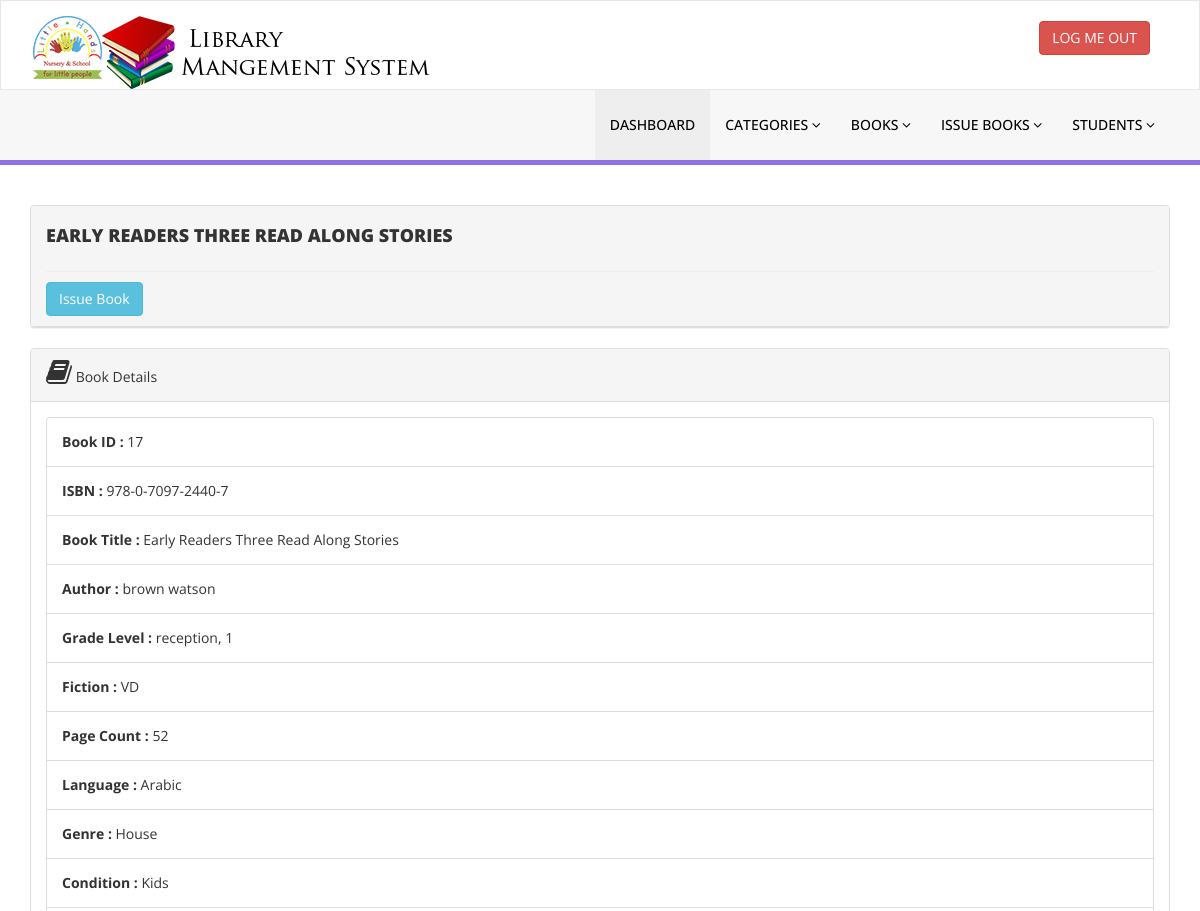
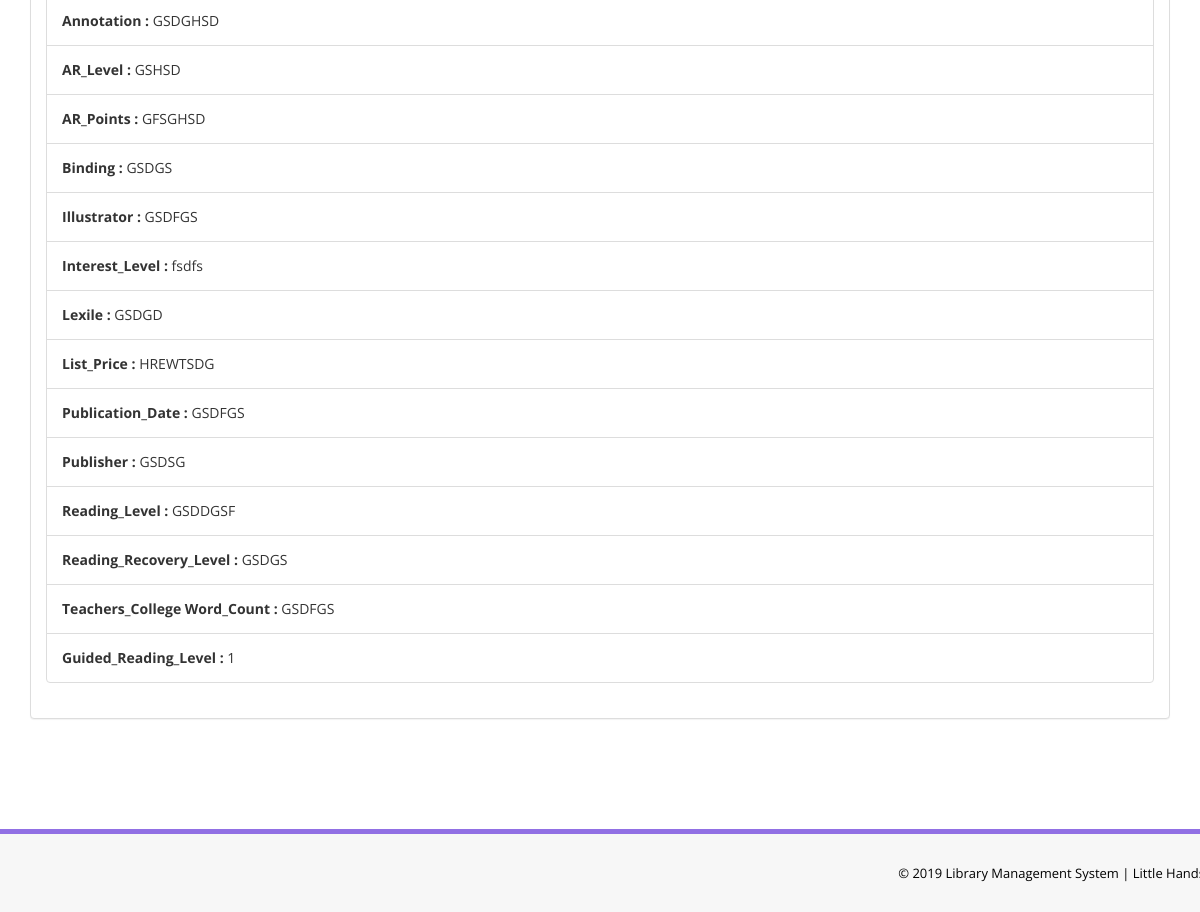
The page /book-details.php?bookID=17 (signed in) on the database its author committed (2 pictures, top to bottom).
### tables this page shows
CREATE TABLE IF NOT EXISTS `bookdetails` (
  `ID` int(10) NOT NULL,
  `bookID` int(20) NOT NULL,
  `Annotation` varchar(100) NOT NULL,
  `AR_Level` varchar(100) NOT NULL,
  `AR_Points` varchar(100) NOT NULL,
  `Binding` varchar(100) NOT NULL,
  `Illustrator` varchar(100) NOT NULL,
  `Interest_Level` varchar(100) NOT NULL,
  `Lexile` varchar(100) NOT NULL,
  `List_Price` varchar(100) NOT NULL,
  `Publication_Date` varchar(100) NOT NULL,
  `Publisher` varchar(100) NOT NULL,
  `Reading_Level` varchar(100) NOT NULL,
  `Reading_Recovery_Level` varchar(100) NOT NULL,
  `Teachers_College` varchar(100) NOT NULL,
  `Word_Count` varchar(100) NOT NULL,
  `Guided_Reading_Level` varchar(100) NOT NULL,
  PRIMARY KEY (`ID`),
  KEY `bookID` (`bookID`)
);

CREATE TABLE IF NOT EXISTS `books` (
  `bookID` int(11) NOT NULL AUTO_INCREMENT,
  `ISBN` varchar(50) NOT NULL,
  `Title` varchar(100) NOT NULL,
  `Author` varchar(150) DEFAULT NULL,
  `Grade_Level` varchar(100) DEFAULT NULL,
  `Fiction_Nonfiction_F_NF` varchar(20) DEFAULT NULL,
  `Page_Count` varchar(10) DEFAULT NULL,
  `Language` varchar(50) DEFAULT NULL,
  `Location` varchar(150) DEFAULT NULL,
  `Genre` varchar(100) DEFAULT NULL,
  `Condi` varchar(50) DEFAULT NULL,
  `borrowed` tinyint(1) DEFAULT NULL,
  PRIMARY KEY (`bookID`),
  UNIQUE KEY `ISBN` (`ISBN`),
  KEY `ISBN_2` (`ISBN`)
);

### book-details.php (the view, shortened to what this page needs)
<?php
include('includes/connect.php');
if(strlen($_SESSION['admin_sid'])==0)
    {
header('location:../index.php');
}
else{
  ?>
<!DOCTYPE html>
<html xmlns="http://www.w3.org/1999/xhtml">
<head>
  <link href="assets/css/bootstrap.css" rel="stylesheet" />
  <link href="assets/css/font-awesome.css" rel="stylesheet" />
  <link href="assets/js/dataTables/dataTables.bootstrap.css" rel="stylesheet" />
  <link href="assets/css/style.css" rel="stylesheet" />
</head>
<body >
<?php include('includes/header.php');?>
<div class="content-wrapper">
     <div class="container">
       <div class="panel panel-default">
           <div class="panel-heading">
             <?php
             $bookID = $_GET['bookID'];
             $sql = "SELECT * FROM books, bookdetails WHERE books.bookID=$bookID AND bookdetails.bookID=$bookID";
             $query = $dbh -> prepare($sql);
             $query->execute();
             $results=$query->fetchAll(PDO::FETCH_OBJ);
             ?>
            <h4 class="header-line"><?php if($query->rowCount() > 0)
            {
            foreach($results as $result)
            {        echo htmlentities($result->Title);}}?></h4>
              <button onclick="location.href='issue-book.php?bookID=<?php echo htmlentities($result->bookID);?>';" name="issuebook" id="submit" class="btn btn-info">Issue Book </button>
          </div>
      </div>
        <div class="row">
          <div class="box">
            <div class="col-md-12">
                <div class="panel panel-default">
                    <div class="panel-heading">
                       <i class="fa fa-book fa-2x"></i> Book Details
                    </div>
                    <div class="panel-body">
                      <ul class="list-group">
                        <?php
                        if($query->rowCount() > 0)
                        {
                        foreach($results as $result)
                        {               ?>
                  <li class="list-group-item"><b>Book ID : </b><?php echo htmlentities($result->bookID);?></li>
                  <li class="list-group-item"><b>ISBN : </b><?php echo htmlentities($result->ISBN);?></li>
                  <li class="list-group-item"><b>Book Title : </b><?php echo htmlentities($result->Title);?></li>
                  <li class="list-group-item"><b>Author : </b><?php echo htmlentities($result->Author);?></li>
                  <li class="list-group-item"><b>Grade Level : </b><?php echo htmlentities($result->Grade_Level);?></li>
                  <li class="list-group-item"><b>Fiction : </b><?php echo htmlentities($result->Fiction_Nonfiction_F_NF);?></li>
                  <li class="list-group-item"><b>Page Count : </b><?php echo htmlentities($result->Page_Count);?></li>
                  <li class="list-group-item"><b>Language : </b><?php echo htmlentities($result->Language);?></li>
                  <li class="list-group-item"><b>Genre : </b><?php echo htmlentities($result->Location);?></li>
                  <li class="list-group-item"><b>Condition : </b><?php echo htmlentities($result->Genre);?></li>
                  <li class="list-group-item"><b>Annotation : </b><?php echo htmlentities($result->Annotation);?></li>
                  <li class="list-group-item"><b>AR_Level : </b><?php echo htmlentities($result->AR_Level);?></li>
                  <li class="list-group-item"><b>AR_Points : </b><?php echo htmlentities($result->AR_Points);?></li>
                  <li class="list-group-item"><b>Binding : </b><?php echo htmlentities($result->Binding);?></li>
                  <li class="list-group-item"><b>Illustrator : </b><?php echo htmlentities($result->Illustrator);?></li>
                  <li class="list-group-item"><b>Interest_Level : </b><?php echo htmlentities($result->Interest_Level);?></li>
                  <li class="list-group-item"><b>Lexile : </b><?php echo htmlentities($result->Lexile);?></li>
                  <li class="list-group-item"><b>List_Price : </b><?php echo htmlentities($result->List_Price);?></li>
                  <li class="list-group-item"><b>Publication_Date : </b><?php echo htmlentities($result->Publication_Date);?></li>
                  <li class="list-group-item"><b>Publisher : </b><?php echo htmlentities($result->Publisher);?></li>
                  <li class="list-group-item"><b>Reading_Level : </b><?php echo htmlentities($result->Reading_Level);?></li>
                  <li class="list-group-item"><b>Reading_Recovery_Level : </b><?php echo htmlentities($result->Reading_Recovery_Level);?></li>
                  <li class="list-group-item"><b>Teachers_College	Word_Count : </b><?php echo htmlentities($result->Teachers_College);?></li>
                  <li class="list-group-item"><b>Guided_Reading_Level : </b><?php echo htmlentities($result->Guided_Reading_Level);?></li>
              <?php
                  }
                }else{
                     $_SESSION['msgdet'] = "Book details not available ";
                     header('location:manage-books.php');
                   }?>
                </ul>
                        </div>
                    </div>
                </div>
            </div>
        </div>
      </div>
</div>
<?php include('includes/footer.php');?>
</body>
</html>
<?php } ?>

### assets/css/style.css (style rules this page uses)
.content-wrapper { margin-top: 40px; min-height:800px; padding-bottom:90px; }
.header-line { font-weight:900; padding-bottom:25px; border-bottom:1px solid #eeeeee; text-transform:uppercase; }
.box { background: #fff; background: rgba(255,255,255,0.9); }

### rows shown on the page
bookdetails: bookID.Title "EARLY READERS THREE READ ALONG STORIES", bookID "17", bookID.ISBN "978-0-7097-2440-7", bookID.Title "Early Readers Three Read Along Stories", bookID.Author "brown watson", bookID.Grade_Level "reception, 1", bookID.Fiction_Nonfiction_F_NF "VD", bookID.Page_Count "52", bookID.Language "Arabic", bookID.Location "House", bookID.Genre "Kids", Annotation "GSDGHSD", AR_Level "GSHSD", AR_Points "GFSGHSD", Binding "GSDGS", Illustrator "GSDFGS", Interest_Level "fsdfs", Lexile "GSDGD", List_Price "HREWTSDG", Publication_Date "GSDFGS", Publisher "GSDSG", Reading_Level "GSDDGSF", Reading_Recovery_Level "GSDGS", Teachers_College "GSDFGS", Guided_Reading_Level "1"
